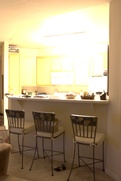
%> input picture Color Image Enhancement/kitchen.jpg, 121 x 181 px, shrunk from 357 x 535 before the run
$ octave main.m   (GNU Octave 9; MATLAB toolbox functions it lacks are replaced by stand-ins)
%> lines starting %> are read from the running program, lines starting %| are printed output that depends on the picture
%> further down, Image1 is the input picture: size 181x121x3 uint8; mean R, G, B 176.9, 159.9, 128.8
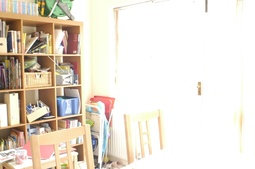
%> input picture Color Image Enhancement/house.jpg, 255 x 169 px, shrunk from 752 x 500 before the run
%> further down, Image2 is the input picture: size 169x255x3 uint8; mean R, G, B 230.1, 221.8, 210.1
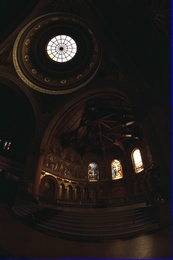
%> input picture Color Image Enhancement/church.jpg, 173 x 260 px, shrunk from 512 x 768 before the run
%> further down, Image3 is the input picture: size 260x173x3 uint8; mean R, G, B 31.5, 27, 25
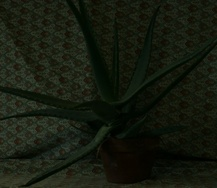
%> input picture Color Image Enhancement/aloe.jpg, 217 x 188 px, shrunk from 641 x 555 before the run
%> further down, Image4 is the input picture: size 188x217x3 uint8; mean R, G, B 21.5, 26.5, 14.8
### Color Image Enhancement/MyRgb2Hsi.m
function [HsiImage] =  MyRgb2Hsi(Image)

Image = double(Image)/255;

R = Image(:,:,1); % Red
G = Image(:,:,2); % Green
B = Image(:,:,3); % Blue

% preprocess
a=1/2*((R-G)+(R-B));
b=((R-G).^2+((R-B).*(G-B))).^0.5;

%To avoid divide by zero
H=acosd(a./(b+0.0000001));

%If B>G then H= 360-Theta
H(B>G)=360-H(B>G);

%Normalize to the range [0 1]
H=H/360;
S=1- (3./(sum(Image,3)+0.0000001)).*min(Image,[],3);
I=sum(Image,3)./3;

%HSI
HSI=zeros(size(Image));
HSI(:,:,1)=H;
HSI(:,:,2)=S;
HSI(:,:,3)=I;

%HsiImage to range [0 255]
HsiImage = uint8(HSI * 255);

end

### Color Image Enhancement/MyHsi2Rgb.m
function [HsiImage] =  MyHsi2Rgb(Image,Ioffset)
%> called with Ioffset = 0.05

%Image to double
Image = double(Image)/255;

%Obtain the Hue, Saturation and Intensity components
H=Image(:,:,1);
S=Image(:,:,2);
I=Image(:,:,3);

%offset I,H
I = I + Ioffset;

%Multiply Hue by 360 to represent in the range [0 360]
H=H*360;

%Preallocate the R,G and B components
R=zeros(size(H));
G=zeros(size(H));
B=zeros(size(H));
HsiImage=zeros([size(H),3]);

%RG Sector(0<=H<120)
B(H<120)=I(H<120).*(1-S(H<120));
R(H<120)=I(H<120).*(1+((S(H<120).*cosd(H(H<120)))./cosd(60-H(H<120))));
G(H<120)=3.*I(H<120)-(R(H<120)+B(H<120));

%GB Sector(120<=H<240)
%Subtract 120 from H
H2=H-120;

R(H>=120&H<240)=I(H>=120&H<240).*(1-S(H>=120&H<240));
%> R: size 188x217 double; min 0, max 0.322, mean 0.135
G(H>=120&H<240)=I(H>=120&H<240).*(1+((S(H>=120&H<240).*cosd(H2(H>=120&H<240)))./cosd(60-H2(H>=120&H<240))));
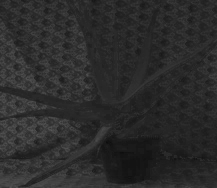
%> G: size 188x217 double; min 0.0528, max 0.343, mean 0.173
B(H>=120&H<240)=3.*I(H>=120&H<240)-(R(H>=120&H<240)+G(H>=120&H<240));
%> B: size 188x217 double; min -2.78e-17, max 0.268, mean 0.0884

%BR Sector(240<=H<=360)
%Subtract 240 from H
H2=H-240;

G(H>=240&H<=360)=I(H>=240&H<=360).*(1-S(H>=240&H<=360));
B(H>=240&H<=360)=I(H>=240&H<=360).*(1+((S(H>=240&H<=360).*cosd(H2(H>=240&H<=360)))./cosd(60-H2(H>=240&H<=360))));
R(H>=240&H<=360)=3.*I(H>=240&H<=360)-(G(H>=240&H<=360)+B(H>=240&H<=360));

%Form RGB Image
HsiImage(:,:,1)=R;
%> HsiImage: size 188x217x3 double
HsiImage(:,:,2)=G;
HsiImage(:,:,3)=B;

%HsiImage to range [0 255]
HsiImage = uint8(HsiImage * 255);
%> HsiImage: size 188x217x3 uint8
end

### Color Image Enhancement/MyRgb2Lab.m
function [LabImage] =  MyRgb2Lab(Image)

Image = double(Image)/255.0;

ImageR = Image(:,:,1); % Red
ImageG = Image(:,:,2); % Green
ImageB = Image(:,:,3); % Blue

% getLen
[m,n] = size(ImageR);
%> m = 188; n = 217

% rgb2xyz(sRGB,D65)
X = 0.4124564 * ImageR + 0.3575761 * ImageG + 0.1804375 * ImageB;
Y = 0.2126729 * ImageR + 0.7151522 * ImageG + 0.0721750 * ImageB;
Z = 0.0193339 * ImageR + 0.1191920 * ImageG + 0.9503041 * ImageB;

% param for Xyz2Lab
Xn = 0.950456;
Yn = 1.0;
Zn = 1.088754;

% init L,A,B
L=zeros(size(ImageR));
A=zeros(size(ImageG));
B=zeros(size(ImageB));

% Xyz2Lab
for i = 1:m
    for j = 1:n
        % preProcess
        X(i,j) = X(i,j)/Xn;
        Y(i,j) = Y(i,j)/Yn;
        Z(i,j) = Z(i,j)/Zn;
        L(i,j) = 116.0 * HFunction(Y(i,j)) - 16;
        A(i,j) = 500.0 * ( HFunction( X(i,j) ) - HFunction( Y(i,j) ) );
        B(i,j) = 200.0 * ( HFunction( Y(i,j) ) - HFunction( Z(i,j) ) );
    end
end
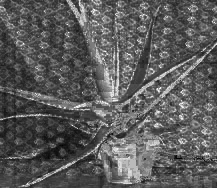
%> B: size 188x217 double; min 1.95, max 35.48, mean 14.1; drawn with min black and max white
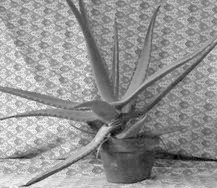
%> L: size 188x217 double; min 2.53, max 59.21, mean 35.5; drawn with min black and max white


%Lab Image
LabImage=zeros(size(Image));
LabImage(:,:,1)=L;
LabImage(:,:,2)=A;
LabImage(:,:,3)=B;
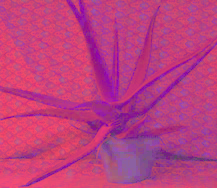
%> LabImage: size 188x217x3 double; mean R, G, B 35.5, -9.1, 14.1; drawn with min black and max white

end

### Color Image Enhancement/MyLab2Rgb.m
function [RgbImage] =  MyLab2Rgb(Image,Loffset)
%> called with Loffset = 7

ImageL = Image(:,:,1); % L
ImageA = Image(:,:,2); % A
ImageB = Image(:,:,3); % B

% LAB offset
ImageL = ImageL + Loffset;

[m,n] = size(ImageL);

% init XYZ
X=zeros(size(ImageL));
Y=zeros(size(ImageA));
Z=zeros(size(ImageB));

% param for Lab2Xyz
En = 0.008856;
Xn = 0.950456;
Yn = 1.0;
Zn = 1.088754;

% LAB to XYZ
for i = 1:m
    for j = 1:n
        % prepare fx,fy,fz
        fy = (ImageL(i,j) + 16.0)/116.0;
        fz = fy - ImageB(i,j)/200.0;
        fx = ImageA(i,j)/500 + fy;
        % Y transformation
        if(fy ^3.0 > En)
            Y(i,j) = (fy^3);
        else
            Y(i,j) = (fy - (16.0/116.0))/7.787;
        end
        Y(i,j) = Y(i,j) * Yn;
        % X transformation
        if(fx ^ 3 > En)
            X(i,j) = fx^3.0;
        else
            X(i,j) = (fx - (16.0/116.0))/7.787;
        end
        X(i,j) = X(i,j) * Xn;
        % Z transformation
        if(fz ^ 3 > En)
            Z(i,j) = fz^3.0;
        else
            Z(i,j) = (fz - (16.0/116.0))/7.787;
        end
        Z(i,j) = Z(i,j) * Zn;
    end
end

% xyz2rgb(sRGB,D65)
R =  3.2404542 * X - 1.5371385 * Y - 0.4985314 * Z;
G = -0.9692660 * X + 1.8760108 * Y + 0.0415560 * Z;
B =  0.0556434 * X - 0.2040259 * Y + 1.0572252 * Z;


% R,G,B matrix to image
RgbImage=zeros(size(Image));
RgbImage(:,:,1)=R;
RgbImage(:,:,2)=G;
RgbImage(:,:,3)=B;

RgbImage = uint8(RgbImage * 255.0);

end

### Color Image Enhancement/main.m
clc;clear all;close all;

file1="kitchen.jpg"; % hsi : -0.1 lab : -7
file2="house.jpg"; % hsi : -0.1 lab : -7
file3="church.jpg"; % hsi : 0.1 lab : 7
file4="aloe.jpg"; % hsi : 0.1 lab : 7

Image1 = imread(file1);
Image2 = imread(file2);
Image3 = imread(file3);
Image4 = imread(file4);

OriginImage = Image4;

subplot(1,3,1)
imshow(OriginImage);
title('OriginImage');

HSIImage = MyRgb2Hsi(OriginImage);
HSIImage = MyHsi2Rgb(HSIImage,0.05);
subplot(1,3,2);
imshow(HSIImage);
title('HSI Image');

LabImage = MyRgb2Lab(OriginImage);
LabImage = MyLab2Rgb(LabImage,7);
subplot(1,3,3);
imshow(LabImage);
title('LAB Image');
